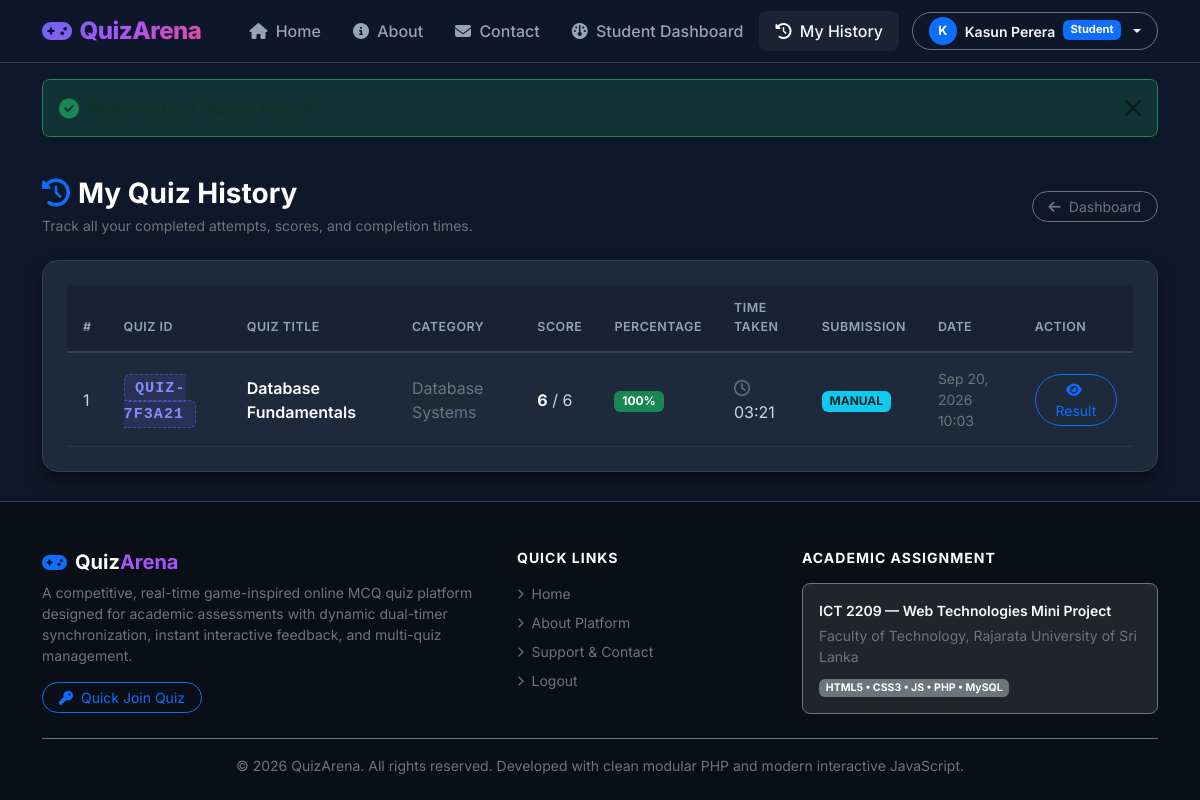
/student/history.php (signed in), run on the app's committed database.
### tables this page shows
CREATE TABLE `attempts` (
  `id` INT AUTO_INCREMENT PRIMARY KEY,
  `quiz_id` INT NOT NULL,
  `student_id` INT NOT NULL,
  `started_at` DATETIME NOT NULL,
  `submitted_at` DATETIME NULL,
  `completion_time` INT DEFAULT 0 COMMENT 'Total time taken in seconds',
  `score` INT DEFAULT 0,
  `total_marks` INT DEFAULT 0,
  `percentage` DECIMAL(5,2) DEFAULT 0.00,
  `submission_type` ENUM('MANUAL', 'AUTO') DEFAULT 'MANUAL',
  `status` ENUM('IN_PROGRESS', 'SUBMITTED', 'AUTO_SUBMITTED') NOT NULL DEFAULT 'IN_PROGRESS',
  INDEX `idx_attempt_quiz` (`quiz_id`),
  INDEX `idx_attempt_student` (`student_id`),
  CONSTRAINT `fk_attempt_quiz` FOREIGN KEY (`quiz_id`) REFERENCES `quizzes` (`id`) ON DELETE CASCADE,
  CONSTRAINT `fk_attempt_student` FOREIGN KEY (`student_id`) REFERENCES `users` (`id`) ON DELETE CASCADE
);

CREATE TABLE `quizzes` (
  `id` INT AUTO_INCREMENT PRIMARY KEY,
  `quiz_code` VARCHAR(20) NOT NULL UNIQUE,
  `teacher_id` INT NOT NULL,
  `category_id` INT NOT NULL,
  `title` VARCHAR(200) NOT NULL,
  `description` TEXT NULL,
  `difficulty` ENUM('Easy', 'Medium', 'Hard') NOT NULL DEFAULT 'Medium',
  `start_datetime` DATETIME NOT NULL,
  `end_datetime` DATETIME NOT NULL,
  `max_attempts` INT NOT NULL DEFAULT 1,
  `status` ENUM('draft', 'published', 'closed') NOT NULL DEFAULT 'published',
  `created_at` TIMESTAMP DEFAULT CURRENT_TIMESTAMP,
  INDEX `idx_quiz_code` (`quiz_code`),
  INDEX `idx_quiz_status` (`status`),
  CONSTRAINT `fk_quiz_teacher` FOREIGN KEY (`teacher_id`) REFERENCES `users` (`id`) ON DELETE CASCADE,
  CONSTRAINT `fk_quiz_category` FOREIGN KEY (`category_id`) REFERENCES `categories` (`id`) ON DELETE RESTRICT
);

CREATE TABLE `categories` (
  `id` INT AUTO_INCREMENT PRIMARY KEY,
  `name` VARCHAR(100) NOT NULL UNIQUE,
  `description` TEXT NULL
);

### includes/functions.php (called while the page is built, shortened)
<?php
function sanitize($data): string {
    return htmlspecialchars(trim((string)$data), ENT_QUOTES, 'UTF-8');
}
function formatDuration(int $seconds): string {
    $minutes = floor($seconds / 60);
    $remSeconds = $seconds % 60;
    return sprintf('%02d:%02d', $minutes, $remSeconds);
}

### student/history.php (the view, shortened to what this page needs)
<?php
require_once __DIR__ . '/../includes/header.php';
$studentId = (int)$_SESSION['user_id'];
$db = getDB();
$stmt = $db->prepare("
    SELECT a.*, q.title AS quiz_title, q.quiz_code, c.name AS category_name
    FROM attempts a
    JOIN quizzes q ON a.quiz_id = q.id
    JOIN categories c ON q.category_id = c.id
    WHERE a.student_id = ? AND a.status IN ('SUBMITTED', 'AUTO_SUBMITTED')
    ORDER BY a.id DESC
");
$stmt->execute([$studentId]);
$attempts = $stmt->fetchAll();
?>
<div class="container py-4">
    <div class="d-flex justify-content-between align-items-center mb-4">
        <div>
            <h3 class="fw-bold text-white mb-1"><i class="fa-solid fa-clock-rotate-left text-primary me-2"></i>My Quiz History</h3>
            <p class="text-secondary small mb-0">Track all your completed attempts, scores, and completion times.</p>
        </div>
        <a href="<?= BASE_URL ?>/student/dashboard.php" class="btn btn-outline-secondary btn-sm rounded-pill px-3">
            <i class="fa-solid fa-arrow-left me-1"></i> Dashboard
        </a>
    </div>
    <div class="arena-card p-4">
        <?php if (empty($attempts)): ?>
            <div class="text-center py-5">
                <div class="text-secondary mb-3"><i class="fa-solid fa-hourglass-start fa-3x"></i></div>
                <h5 class="text-light">No completed quiz attempts yet.</h5>
                <p class="text-secondary small mb-4">Explore available quizzes on your dashboard and complete your first challenge.</p>
                <a href="<?= BASE_URL ?>/student/dashboard.php" class="btn btn-arena-primary px-4 py-2">
                    <i class="fa-solid fa-list-check me-2"></i>Browse Quizzes
                </a>
            </div>
        <?php else: ?>
            <div class="table-responsive">
                <table class="table table-arena mb-0">
                    <thead>
                        <tr>
                            <th>#</th>
                            <th>Quiz ID</th>
                            <th>Quiz Title</th>
                            <th>Category</th>
                            <th>Score</th>
                            <th>Percentage</th>
                            <th>Time Taken</th>
                            <th>Submission</th>
                            <th>Date</th>
                            <th>Action</th>
                        </tr>
                    </thead>
                    <tbody>
                        <?php foreach ($attempts as $idx => $att): ?>
                            <tr>
                                <td><?= ($idx + 1) ?></td>
                                <td><span class="quiz-code-badge"><?= sanitize($att['quiz_code']) ?></span></td>
                                <td class="fw-semibold text-white"><?= sanitize($att['quiz_title']) ?></td>
                                <td class="text-secondary"><?= sanitize($att['category_name']) ?></td>
                                <td><span class="fw-bold text-light"><?= (int)$att['score'] ?></span> / <?= (int)$att['total_marks'] ?></td>
                                <td>
                                    <span class="badge <?= $att['percentage'] >= 75 ? 'bg-success' : ($att['percentage'] >= 50 ? 'bg-warning text-dark' : 'bg-danger') ?>">
                                        <?= round($att['percentage'], 1) ?>%
                                    </span>
                                </td>
                                <td><i class="fa-regular fa-clock me-1 text-secondary"></i><?= formatDuration((int)$att['completion_time']) ?></td>
                                <td>
                                    <span class="badge <?= $att['submission_type'] === 'AUTO' ? 'bg-warning text-dark' : 'bg-info text-dark' ?>">
                                        <?= sanitize($att['submission_type']) ?>
                                    </span>
                                </td>
                                <td class="text-secondary small"><?= date('M d, Y H:i', strtotime($att['submitted_at'])) ?></td>
                                <td>
                                    <a href="<?= BASE_URL ?>/student/result.php?attempt_id=<?= $att['id'] ?>" class="btn btn-sm btn-outline-primary rounded-pill px-3">
                                        <i class="fa-solid fa-eye me-1"></i> Result
                                    </a>
                                </td>
                            </tr>
                        <?php endforeach; ?>
                    </tbody>
                </table>
            </div>
        <?php endif; ?>
    </div>
</div>
<?php require_once __DIR__ . '/../includes/footer.php'; ?>

### assets/css/style.css (style rules this page uses)
:root { --bg-dark: #0f172a; --bg-card: #1e293b; --bg-card-hover: #27354f; --bg-subtle: #334155; --primary: #6366f1; --primary-hover: #4f46e5; --secondary: #8b5cf6; --accent: #06b6d4; --success: #10b981; --success-border: #059669; --danger: #ef4444; --danger-border: #dc2626; --warning: #f59e0b; --text-main: #f8fafc; --text-muted: #94a3b8; --text-light: #cbd5e1; --border-color: #334155; --card-shadow: 0 10px 25px -5px rgba(0, 0, 0, 0.4), 0 8px 10px -6px rgba(0, 0, 0, 0.3); --glow-primary: 0 0 20px rgba(99, 102, 241, 0.35); }
body { background-color: var(--bg-dark); color: var(--text-main); font-family: 'Inter', -apple-system, BlinkMacSystemFont, 'Segoe UI', Roboto, Helvetica, Arial, sans-serif; min-height: 100vh; display: flex; flex-direction: column; overflow-x: hidden; }
.arena-card { background: var(--bg-card); border: 1px solid var(--border-color); border-radius: 16px; box-shadow: var(--card-shadow); transition: transform 0.25s ease, box-shadow 0.25s ease, border-color 0.25s ease; }
.quiz-code-badge { font-family: 'Courier New', Courier, monospace; font-size: 0.95rem; font-weight: 700; background: rgba(99, 102, 241, 0.15); border: 1px dashed rgba(99, 102, 241, 0.5); color: #818cf8; padding: 0.25rem 0.65rem; border-radius: 6px; letter-spacing: 1px; }
.table-arena { --bs-table-bg: transparent; --bs-table-color: var(--text-light); border-color: var(--border-color); }
.table-arena th { background: #182234; color: #94a3b8; font-weight: 600; text-transform: uppercase; font-size: 0.78rem; letter-spacing: 0.5px; padding: 0.9rem 1rem; border-bottom: 2px solid var(--border-color); }
.table-arena td { padding: 0.95rem 1rem; vertical-align: middle; border-bottom: 1px solid #27354f; }

### data on the page
attempts: quiz.quiz_code "QUIZ-7F3A21", quiz.title "Database Fundamentals", categories.name "Database Systems", score "6", total_marks "6", percentage "100", completion_time "03:21", submission_type "MANUAL", submitted_at "Sep 20, 2026 10:03"

### other printed values
substr($user['name'], 0, 1) "K"
$user['name'] "Kasun Perera"
$user['role'] "Student"
